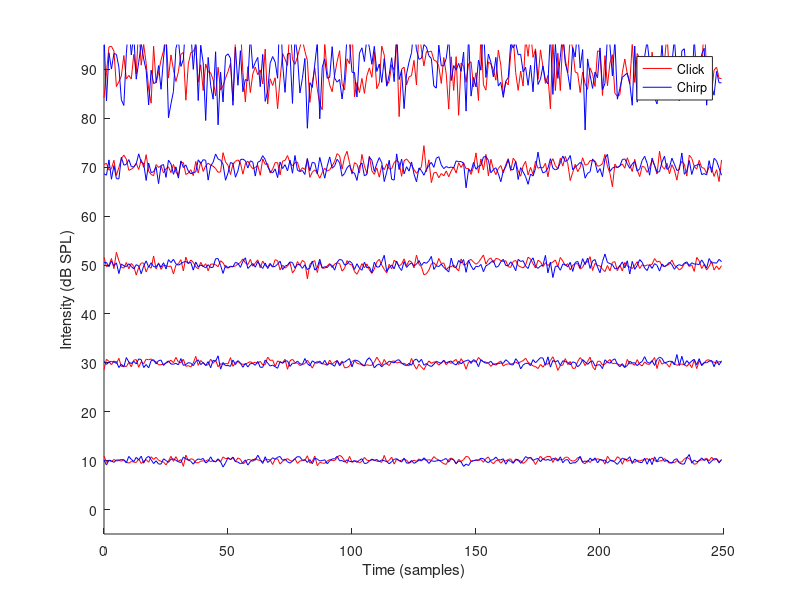

Write MATLAB code to recreate this figure.

clear
clc
close all

intens = 90:-10:0;
num_inten = length(intens);

time_pts = 250;

%assumption: sample data is ordered such that each row == ABR trace from a
%given intensity, and each column is the corresponding time value, eg,
%ABR(t).

sample_data = randn(num_inten,time_pts);
sample_data2 = randn(num_inten,time_pts);


figure(1)
clf(1)
hold on


max_scale = max(abs(sample_data),[],2);

sample_data_scale = sample_data./max_scale(1);
sample_data2_scale = sample_data2./max_scale(1);

time_vec = 0:(time_pts-1);

for inten_iter = 1:2:num_inten
   
    plot(time_vec,intens(inten_iter)./10 + sample_data_scale(inten_iter,:)./(inten_iter),'r');
    plot(time_vec,intens(inten_iter)./10 + sample_data2_scale(inten_iter,:)./inten_iter,'b');   
    
end

ylim([-0.5 9.5]);
set(gca,'ytick',0:9)
set(gca,'yticklabel',arrayfun(@(x) num2str(10*x,'%d'),0:9,'uniformoutput',false))

xlabel('Time (samples)')
ylabel('Intensity (dB SPL)')
legend('Click','Chirp')




















